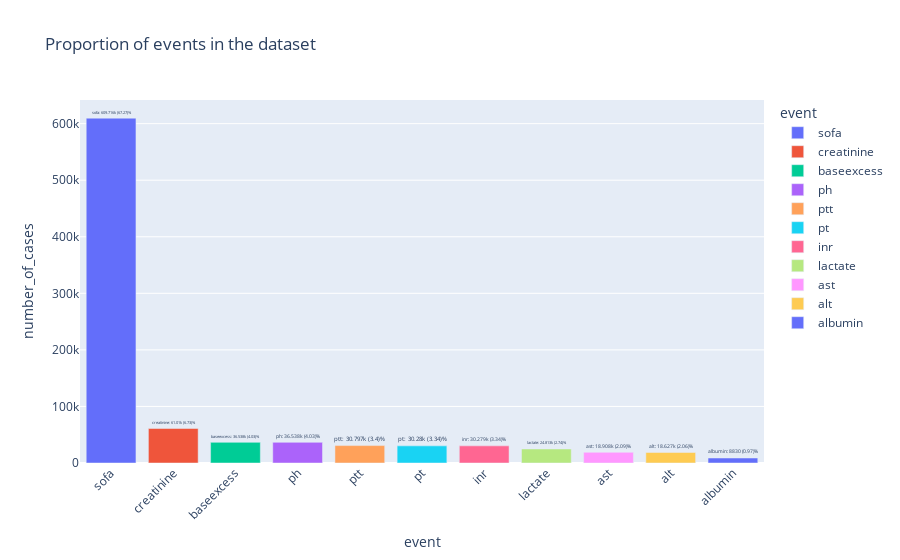

This figure's notebook cell:
### Markdown cell above
# General description of event log

### Code cell
fig = px.bar(dataset_events_by_groups, x="event", y="number_of_cases", color="event", text='percent',height=500, title="Proportion of events in the dataset",) # width=1700, height=800
fig.update_xaxes(tickangle=-45,categoryorder='array')
fig.update_traces(texttemplate= "%{x}: %{y} (%{text})%", textposition='outside') 
fig.show()

### Figure 1 — Plotly figure (JSON) as saved in the notebook; plotly's stock layout.template omitted (floating-point values rounded to 4 significant figures)
{"data": [{"alignmentgroup": "True", "hovertemplate": "event=%{x}<br>number_of_cases=%{y}<br>percent=%{text}<extra></extra>", "legendgroup": "sofa", "marker": {"color": "#636efa", "pattern": {"shape": ""}}, "name": "sofa", "offsetgroup": "sofa", "orientation": "v", "showlegend": true, "text": ["67.27"], "textposition": "outside", "texttemplate": "%{x}: %{y} (%{text})%", "type": "bar", "x": ["sofa"], "xaxis": "x", "y": [609716], "yaxis": "y"}, {"alignmentgroup": "True", "hovertemplate": "event=%{x}<br>number_of_cases=%{y}<br>percent=%{text}<extra></extra>", "legendgroup": "creatinine", "marker": {"color": "#EF553B", "pattern": {"shape": ""}}, "name": "creatinine", "offsetgroup": "creatinine", "orientation": "v", "showlegend": true, "text": ["6.73"], "textposition": "outside", "texttemplate": "%{x}: %{y} (%{text})%", "type": "bar", "x": ["creatinine"], "xaxis": "x", "y": [61010], "yaxis": "y"}, {"alignmentgroup": "True", "hovertemplate": "event=%{x}<br>number_of_cases=%{y}<br>percent=%{text}<extra></extra>", "legendgroup": "baseexcess", "marker": {"color": "#00cc96", "pattern": {"shape": ""}}, "name": "baseexcess", "offsetgroup": "baseexcess", "orientation": "v", "showlegend": true, "text": ["4.03"], "textposition": "outside", "texttemplate": "%{x}: %{y} (%{text})%", "type": "bar", "x": ["baseexcess"], "xaxis": "x", "y": [36538], "yaxis": "y"}, {"alignmentgroup": "True", "hovertemplate": "event=%{x}<br>number_of_cases=%{y}<br>percent=%{text}<extra></extra>", "legendgroup": "ph", "marker": {"color": "#ab63fa", "pattern": {"shape": ""}}, "name": "ph", "offsetgroup": "ph", "orientation": "v", "showlegend": true, "text": ["4.03"], "textposition": "outside", "texttemplate": "%{x}: %{y} (%{text})%", "type": "bar", "x": ["ph"], "xaxis": "x", "y": [36538], "yaxis": "y"}, {"alignmentgroup": "True", "hovertemplate": "event=%{x}<br>number_of_cases=%{y}<br>percent=%{text}<extra></extra>", "legendgroup": "ptt", "marker": {"color": "#FFA15A", "pattern": {"shape": ""}}, "name": "ptt", "offsetgroup": "ptt", "orientation": "v", "showlegend": true, "text": ["3.4"], "textposition": "outside", "texttemplate": "%{x}: %{y} (%{text})%", "type": "bar", "x": ["ptt"], "xaxis": "x", "y": [30797], "yaxis": "y"}, {"alignmentgroup": "True", "hovertemplate": "event=%{x}<br>number_of_cases=%{y}<br>percent=%{text}<extra></extra>", "legendgroup": "pt", "marker": {"color": "#19d3f3", "pattern": {"shape": ""}}, "name": "pt", "offsetgroup": "pt", "orientation": "v", "showlegend": true, "text": ["3.34"], "textposition": "outside", "texttemplate": "%{x}: %{y} (%{text})%", "type": "bar", "x": ["pt"], "xaxis": "x", "y": [30280], "yaxis": "y"}, {"alignmentgroup": "True", "hovertemplate": "event=%{x}<br>number_of_cases=%{y}<br>percent=%{text}<extra></extra>", "legendgroup": "inr", "marker": {"color": "#FF6692", "pattern": {"shape": ""}}, "name": "inr", "offsetgroup": "inr", "orientation": "v", "showlegend": true, "text": ["3.34"], "textposition": "outside", "texttemplate": "%{x}: %{y} (%{text})%", "type": "bar", "x": ["inr"], "xaxis": "x", "y": [30279], "yaxis": "y"}, {"alignmentgroup": "True", "hovertemplate": "event=%{x}<br>number_of_cases=%{y}<br>percent=%{text}<extra></extra>", "legendgroup": "lactate", "marker": {"color": "#B6E880", "pattern": {"shape": ""}}, "name": "lactate", "offsetgroup": "lactate", "orientation": "v", "showlegend": true, "text": ["2.74"], "textposition": "outside", "texttemplate": "%{x}: %{y} (%{text})%", "type": "bar", "x": ["lactate"], "xaxis": "x", "y": [24813], "yaxis": "y"}, {"alignmentgroup": "True", "hovertemplate": "event=%{x}<br>number_of_cases=%{y}<br>percent=%{text}<extra></extra>", "legendgroup": "ast", "marker": {"color": "#FF97FF", "pattern": {"shape": ""}}, "name": "ast", "offsetgroup": "ast", "orientation": "v", "showlegend": true, "text": ["2.09"], "textposition": "outside", "texttemplate": "%{x}: %{y} (%{text})%", "type": "bar", "x": ["ast"], "xaxis": "x", "y": [18908], "yaxis": "y"}, {"alignmentgroup": "True", "hovertemplate": "event=%{x}<br>number_of_cases=%{y}<br>percent=%{text}<extra></extra>", "legendgroup": "alt", "marker": {"color": "#FECB52", "pattern": {"shape": ""}}, "name": "alt", "offsetgroup": "alt", "orientation": "v", "showlegend": true, "text": ["2.06"], "textposition": "outside", "texttemplate": "%{x}: %{y} (%{text})%", "type": "bar", "x": ["alt"], "xaxis": "x", "y": [18627], "yaxis": "y"}, {"alignmentgroup": "True", "hovertemplate": "event=%{x}<br>number_of_cases=%{y}<br>percent=%{text}<extra></extra>", "legendgroup": "albumin", "marker": {"color": "#636efa", "pattern": {"shape": ""}}, "name": "albumin", "offsetgroup": "albumin", "orientation": "v", "showlegend": true, "text": ["0.97"], "textposition": "outside", "texttemplate": "%{x}: %{y} (%{text})%", "type": "bar", "x": ["albumin"], "xaxis": "x", "y": [8830], "yaxis": "y"}], "layout": {"autosize": true, "barmode": "relative", "legend": {"title": {"text": "event"}, "tracegroupgap": 0}, "title": {"text": "Proportion of events in the dataset"}, "xaxis": {"anchor": "y", "autorange": true, "categoryarray": ["sofa", "creatinine", "baseexcess", "ph", "ptt", "pt", "inr", "lactate", "ast", "alt", "albumin"], "categoryorder": "array", "domain": [0, 1], "range": [-0.5, 10.5], "tickangle": -45, "title": {"text": "event"}, "type": "category"}, "yaxis": {"anchor": "x", "autorange": true, "domain": [0, 1], "range": [0, 641800.0], "title": {"text": "number_of_cases"}, "type": "linear"}}}
